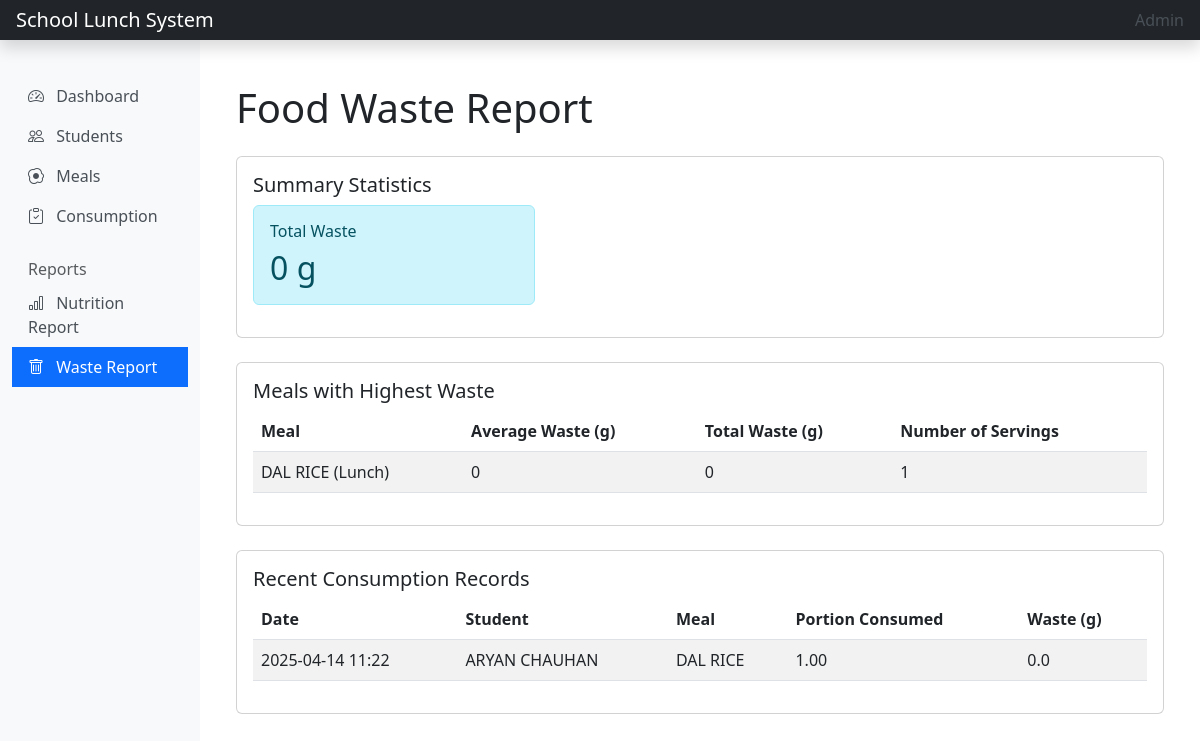
Page /meals/reports/waste/ on the committed database.
### meals/models.py (models this page shows, shortened)
class Meal(models.Model):
    MEAL_TYPES = [
        ('breakfast', 'Breakfast'),
        ('lunch', 'Lunch'),
        ('snack', 'Snack')
    ]
    name = models.CharField(max_length=100)
    description = models.TextField(blank=True, null=True)
    meal_type = models.CharField(max_length=20, choices=MEAL_TYPES)
    serving_date = models.DateField()
    calories = models.IntegerField()
    protein = models.FloatField(help_text='Protein content in grams')
    carbohydrates = models.FloatField(help_text='Carbohydrates content in grams')
    fats = models.FloatField(help_text='Fats content in grams')
    created_at = models.DateTimeField(auto_now_add=True)

class MealConsumption(models.Model):
    student = models.ForeignKey(Student, on_delete=models.CASCADE)
    meal = models.ForeignKey(Meal, on_delete=models.CASCADE)
    consumed_at = models.DateTimeField(auto_now_add=True)
    portion_consumed = models.FloatField(
        validators=[MinValueValidator(0.0), MaxValueValidator(1.0)],
        help_text='Portion consumed (0.0 to 1.0)'
    )
    waste_weight = models.FloatField(help_text='Food waste in grams', null=True, blank=True)
    class Meta:
        unique_together = ['student', 'meal', 'consumed_at']

class Student(models.Model):
    student_id = models.CharField(max_length=20, unique=True)
    name = models.CharField(max_length=100)
    grade = models.CharField(max_length=10)
    dietary_restrictions = models.TextField(blank=True)
    created_at = models.DateTimeField(auto_now_add=True)

### meals/views.py (the view)
# urls.py: path('reports/waste/', views.waste_report, name='waste-report'),
def waste_report(request):
    consumptions = MealConsumption.objects.all()
    total_waste = consumptions.aggregate(Sum('waste_weight'))['waste_weight__sum'] or 0
    avg_waste_per_meal = consumptions.values('meal').annotate(
        avg_waste=Avg('waste_weight'),
        total_waste=Sum('waste_weight'),
        count=Count('id')
    ).order_by('-avg_waste')
    meals_with_waste = []
    for item in avg_waste_per_meal:
        meal = Meal.objects.get(id=item['meal'])
        meals_with_waste.append({
            'meal': meal,
            'avg_waste': round(item['avg_waste'] or 0, 2),
            'total_waste': round(item['total_waste'] or 0, 2),
            'count': item['count']
        })
    context = {
        'total_waste': round(total_waste, 2),
        'meals_with_waste': meals_with_waste,
        'consumptions': consumptions,
    }
    return render(request, 'meals/waste_report.html', context)

### meals/templates/meals/waste_report.html
{% extends 'meals/base.html' %}
{% block content %}
<div class="container py-4">
    <h1 class="mb-4">Food Waste Report</h1>
    <div class="card mb-4">
        <div class="card-body">
            <h5 class="card-title">Summary Statistics</h5>
            <div class="row">
                <div class="col-md-4">
                    <div class="alert alert-info">
                        <h6 class="alert-heading">Total Waste</h6>
                        <h2 class="mb-0">{{ total_waste }} g</h2>
                    </div>
                </div>
            </div>
        </div>
    </div>
    <div class="card mb-4">
        <div class="card-body">
            <h5 class="card-title">Meals with Highest Waste</h5>
            <div class="table-responsive">
                <table class="table table-striped">
                    <thead>
                        <tr>
                            <th>Meal</th>
                            <th>Average Waste (g)</th>
                            <th>Total Waste (g)</th>
                            <th>Number of Servings</th>
                        </tr>
                    </thead>
                    <tbody>
                        {% for item in meals_with_waste %}
                        <tr>
                            <td>{{ item.meal.name }} ({{ item.meal.get_meal_type_display }})</td>
                            <td>{{ item.avg_waste }}</td>
                            <td>{{ item.total_waste }}</td>
                            <td>{{ item.count }}</td>
                        </tr>
                        {% endfor %}
                    </tbody>
                </table>
            </div>
        </div>
    </div>
    <div class="card">
        <div class="card-body">
            <h5 class="card-title">Recent Consumption Records</h5>
            <div class="table-responsive">
                <table class="table table-striped">
                    <thead>
                        <tr>
                            <th>Date</th>
                            <th>Student</th>
                            <th>Meal</th>
                            <th>Portion Consumed</th>
                            <th>Waste (g)</th>
                        </tr>
                    </thead>
                    <tbody>
                        {% for consumption in consumptions %}
                        <tr>
                            <td>{{ consumption.consumed_at|date:"Y-m-d H:i" }}</td>
                            <td>{{ consumption.student.name }}</td>
                            <td>{{ consumption.meal.name }}</td>
                            <td>{{ consumption.portion_consumed|floatformat:2 }}</td>
                            <td>{{ consumption.waste_weight|default_if_none:'-' }}</td>
                        </tr>
                        {% endfor %}
                    </tbody>
                </table>
            </div>
        </div>
    </div>
</div>
{% endblock %}

### rows in the picture
Meal: meal.name "DAL RICE", meal.meal_type "Lunch", avg_waste "0", total_waste "0", count "1"
MealConsumption: consumed_at "2025-04-14 11:22", student.name "ARYAN CHAUHAN", meal.name "DAL RICE", portion_consumed "1.00", waste_weight "0.0"

### other values in the picture
{{ total_waste }} "0"
